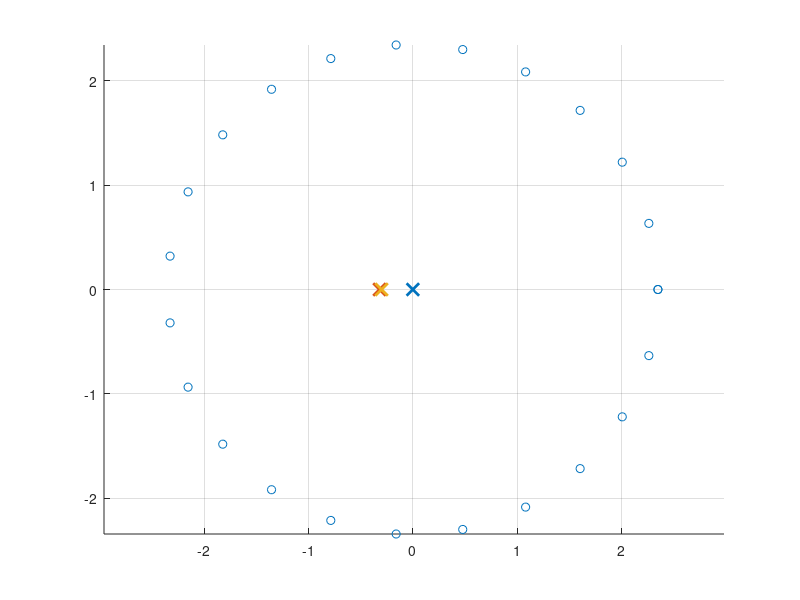

Recreate this plot in MATLAB. (Note: this script raises an error after producing the figure.)
clf
close all
clear

%Discrete IR Code
%clf
r = 2.35; %m
xc = 0;   %center x
yc = 0;   %center y

n_meas = 24;

%theta = linspace(0,2*pi-((3*pi)/180),n_meas); %if n_meas is 120
theta = linspace(0,2*pi,n_meas);                %if n_meas is 121
x = r*cos(theta) + xc;
y = r*sin(theta) + yc;

mic_xyz = cat(1, x, y, zeros(1, n_meas));

ES1 = [0,0,0];
ES2 = [-0.32,0,0];
ES3 = [-0.3,0,0];

ES_xyz = cat(1, ES1, ES2, ES3);
n_source = 1;

figure(2)
scatter(x,y)
hold on
plot(ES1(1),ES1(2), 'x', 'LineWidth', 2, 'MarkerSize', 9);
plot(ES2(1),ES2(2), 'x', 'LineWidth', 2, 'MarkerSize', 9);
plot(ES3(1),ES3(2), 'x', 'LineWidth', 2, 'MarkerSize', 9);
grid
axis equal
hold off

r_ES = EDcalcdist(ES_xyz, mic_xyz.');
r_ES1 = r_ES(1,:);
r_ES2 = r_ES(2,:);
r_ES3 = r_ES(3,:);
r_ES = r_ES2;

% Discretization error for impulse responses

% samplemethod = 1 -> round at low fs
% samplemethod = 2 -> round at high fs and decimate
% samplemethod = 3 -> round at low fs but split pulse between two samples

samplemethod = 2;

% Generate discrete-time IRs
% Exact arrival times
cair = 343;

% Approach 1: round to nearest discrete time-sample
fs = 48000;

if samplemethod == 2
    noversamp = 8;
    fs_oversamp = fs*noversamp;
    dt = 1/fs_oversamp;
elseif samplemethod == 1 % Approach 1: round to nearest discrete time-sample
    dt = 1/fs;
elseif samplemethod == 3 
    dt = 1/fs;
end

n_exact = zeros(n_source, n_meas);
n_rounded = zeros(n_source, n_meas);

for i = 1:n_source
    for j = 1:n_meas
        t_ij = r_ES(i,j)/cair;
        n_exact(i,j) = t_ij/dt + 1;
        n_rounded(i,j) = round(t_ij/dt) + 1;
    end
end

irmaxlength = -inf;
for i = 1:n_source
    if max(n_rounded(i,:)) > irmaxlength
        irmaxlength = max(n_rounded(i,:));
    end
end
irmaxlength = irmaxlength+1;

%irmaxlength = max([n_rounded(1,:) n_rounded(2,:) n_rounded(3,:)]) + 1;
ir = zeros(irmaxlength+500, n_source, n_meas);
nfft = 8192;
F = zeros(nfft,n_source, n_meas);

if samplemethod == 1
    for i = 1:n_source
        for j = 1:n_meas
            ir(n_rounded(i,j),i,j) = 1/r_ES(i,j);
            F(:,i,j) = fft(ir(:,i,j),nfft);
        end
    end
elseif samplemethod == 2
    c = zeros(ceil((irmaxlength+500)/noversamp), n_source, n_meas);
    for i = 1:n_source
        for j = 1:n_meas
            frac = n_exact(i,j) - floor(n_exact(i,j));
            ir(floor(n_exact(i,j)),i,j) = 1/r_ES(i,j)*(1-frac);
            ir(floor(n_exact(i,j))+1,i,j) = 1/r_ES(i,j)*frac;
            w = ir(:,i,j);
            c(:,i,j) = noversamp*decimate(w,noversamp,1000,'fir');
            F(:,i,j) = fft(c(:,i,j),nfft);
        end
    end
    ir = c;
elseif samplemethod == 3
    for i = 1:n_source
        for j = 1:n_meas
            frac = n_exact(i,j) - floor(n_exact(i,j));
            ir(floor(n_exact(i,j)),i,j) = 1/r_ES(i,j)*(1-frac);
            ir(floor(n_exact(i,j))+1,i,j) = 1/r_ES(i,j)*frac;
            
            F(:,i,j) = fft(ir(:,i,j),nfft);
        end
    end
end

fvec_fft = fs/nfft*[0:nfft/2-1].';

ptot_fromIR = sum(F,[2 3]);
ptot_fromIR = ptot_fromIR(1:nfft/2);
ptot_fromIR = squeeze(ptot_fromIR);

% Truth: FD results

cair = 343;
kvec = 2*pi*fvec_fft/cair;

% Correct answer, in freq. domain
ptot = 0;
for i = 1:n_source
    for j = 1:n_meas
        ptot = ptot + exp(-1i*kvec*r_ES(i,j))/r_ES(i,j);
    end     
end

if samplemethod == 2
    % Correct scale for IR results
    %ptot_fromIR = ptot_fromIR*(1/r1 + 1/r2)/(sum(ir1)+sum(ir2));
    %ptot_fromIR = ptot_fromIR*(sum(1./r1))/(sum(ir, 'all'));
end

% Simulated Input q_sim
q_sim = zeros(length(ir),1);
q_sim(69) = 1;
%q_sim = randn(1e2,1);
%q_sim = 1;

%Simulated Output y_sim
n_steps = length(q_sim);
y_sim_1 = zeros(n_steps,n_meas);
h_length = length(ir);

for ii =1:length(q_sim)
    for jj = 1:n_source
        for kk = 1:n_meas
            flippedx = q_sim(ii:-1:max([1 ii-h_length+1]),jj);
            lengthflippedx = length(flippedx);
            if lengthflippedx < h_length
              flippedx = [flippedx;zeros(h_length-lengthflippedx,1)];
            end
            y_sim_1(ii,kk) = y_sim_1(ii,kk) + sum(flippedx.*ir(:,jj,kk));
            
        end
    end
end


y_sim_2_len = contwo(q_sim, ir);
y_sim_2 = zeros(length(y_sim_2_len)+500, n_meas);

for i = 1:n_meas
    for j = 1:n_source
        y_sim_2(:,i) = y_sim_2(:,i) + sum(contwo(q_sim(:,j), ir(:,j,i)));
    end
end

xinput = ir;
n_steps = length(xinput);
h_length = 2e2;
% h_length = length(ir);
h_startestimate = zeros(h_length,n_source);
youtput = y_sim_1;
convfactor = 0.01;

[q_est,errorhistory] = MC_LMS_Ncoeffs(xinput,youtput,n_source,n_meas,h_length,convfactor,n_steps);
totalerrorhistory = errorhistory(end,:);

i = 10;

while i > 0
    [q_est,errorhistory] = MC_LMS_Ncoeffs(xinput,youtput,n_source,n_meas,h_length,convfactor,n_steps,q_est);
    totalerrorhistory = [totalerrorhistory; errorhistory(end,:)];
    i = i-1;
end
figure(7)
semilogy(abs(totalerrorhistory))
title('errorhist')
grid

 figure(8)
 plot(q_sim,'k');
 title('q_{sim} vs. q_{est}')
 hold on
 grid
 plot(q_est,'--')
 legend('q_{sim}', 'q_{est}')

y_est_2_len = contwo(q_est, ir);
y_est_2 = zeros(length(y_est_2_len), n_meas);
for i = 1:n_meas
    for j = 1:n_source
        y_est_2(:,i) = y_est_2(:,i) + contwo(q_est(:,j), ir(:,j,i));
    end
end

y_est_1 = zeros(length(youtput), n_meas);
for ii =1:n_steps
    for jj = 1:n_source
        for kk = 1:n_meas
            flippedx = ir(ii:-1:max([1 ii-h_length+1]),jj,kk);
            lengthflippedx = length(flippedx);
            if lengthflippedx < h_length
              flippedx = [flippedx;zeros(h_length-lengthflippedx,1)];
            end
            y_est_1(ii,kk) = y_est_1(ii,kk) + sum(flippedx.*q_est(:,jj));
            
        end
    end
end
nfft = 4096;
fvec = fs/nfft*[0:nfft/2-1];
froutput = fft(youtput(:,1),nfft); 
froutput = froutput(1:nfft/2);
frest = fft(y_est_1(:,1),nfft); 
frest = frest(1:nfft/2);

figure(9)
% plot(lowpass(y_est_1(:,1),7000,48000))
plot(y_est_1(:,20),'-k')
xlim([200 800])
hold on
title('y_{est} vs y_{real}')
plot(youtput(:,20),'--')
legend('y_{est}','y_{real}')

figure(10)
semilogx(fvec,20*log10(abs(froutput)),fvec,20*log10(abs(frest)),'o' )
legend('froutput','frest')
grid

figure(11)
plot(y_est_1)
title('y_{est1}')
figure(12)
plot(y_est_2)
title('y_{est2}')
%xlim([200 600])
figure(13)
plot(y_sim_1)
title('y_{sim1}')
%xlim([200 600])
figure(14)
plot(y_sim_2)
title('y_{sim2}')
%xlim([200 600])